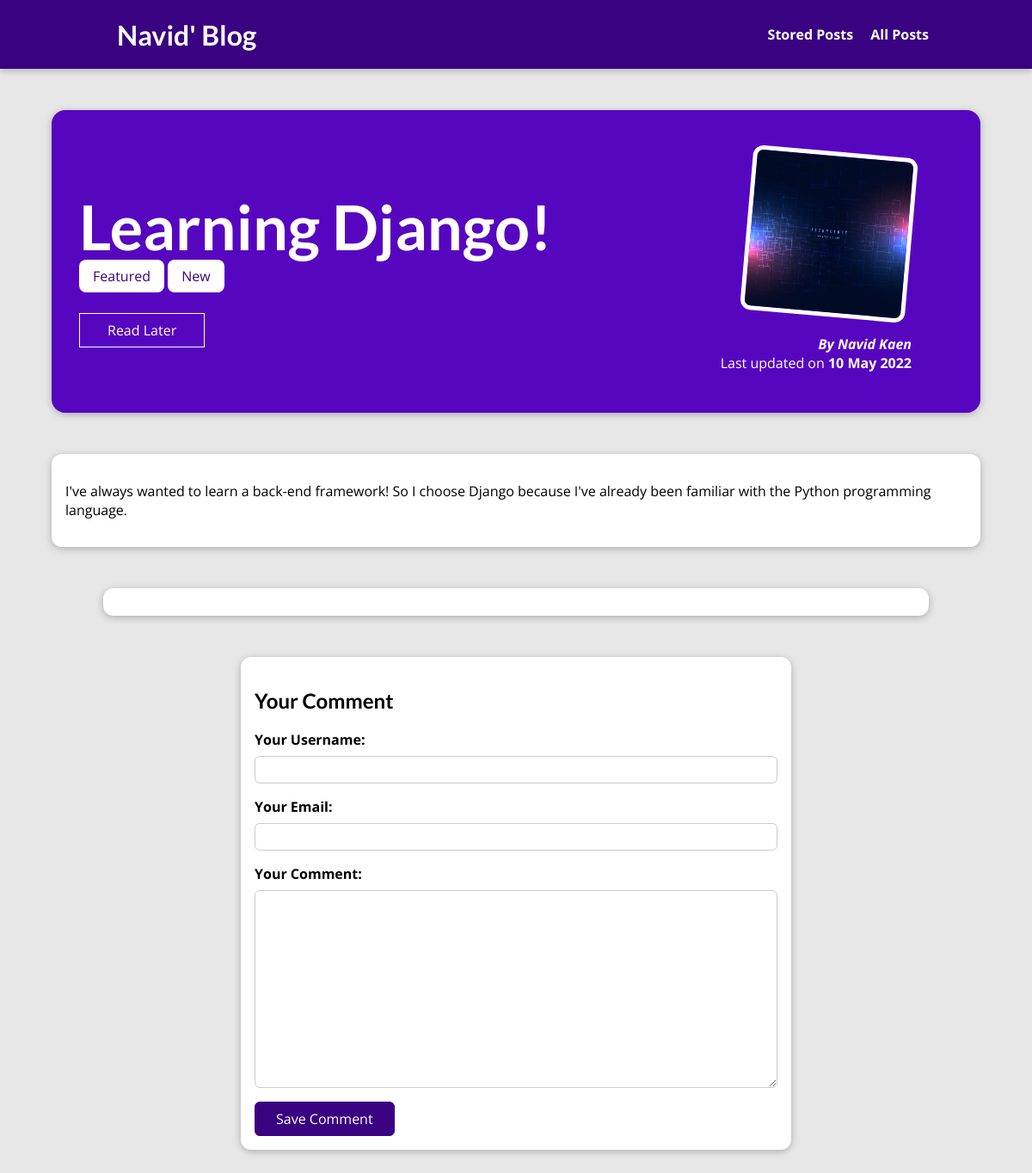
The page /posts/learning-django on the database as committed earlier.
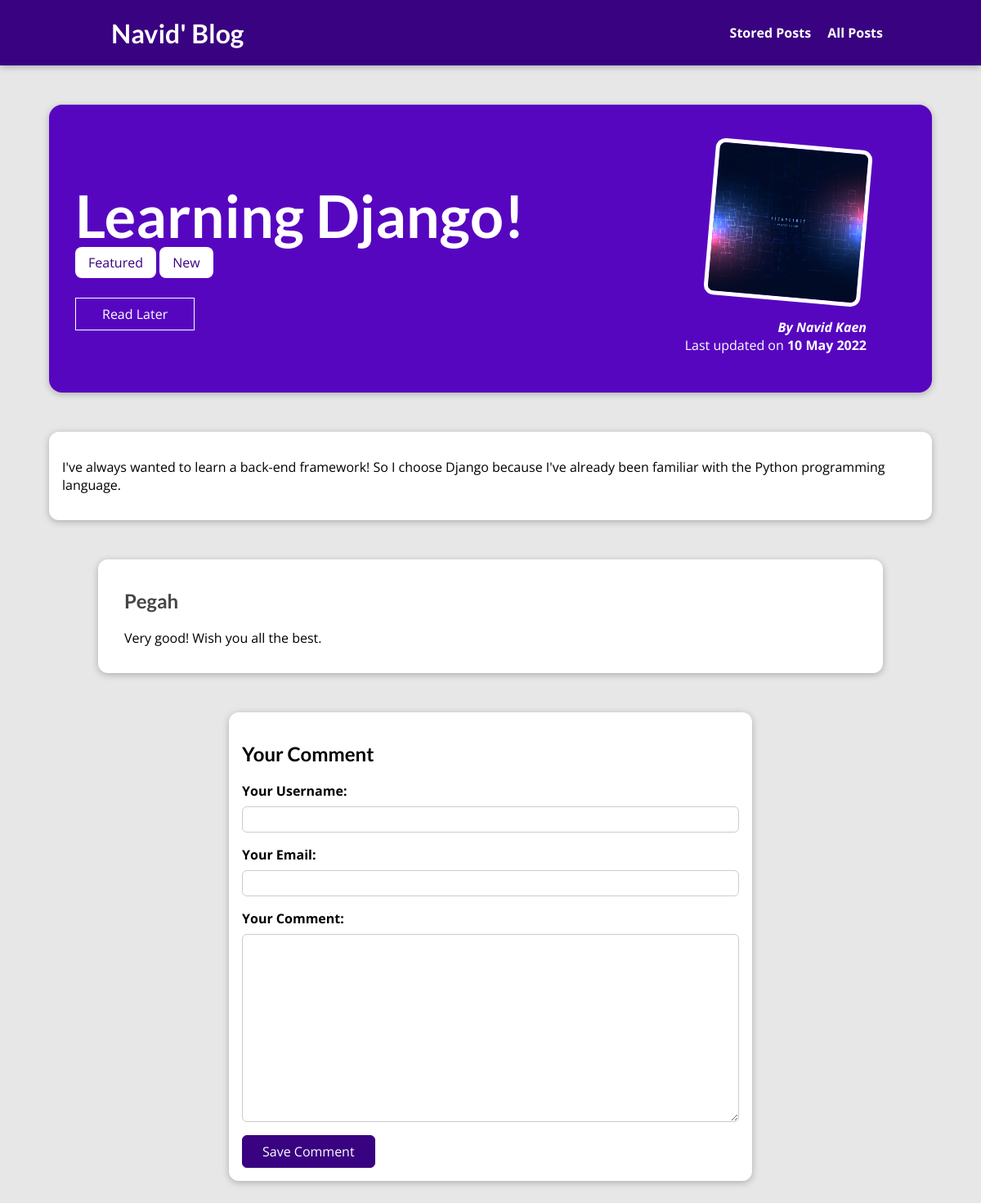
The same page on the database as committed later.
### blog/models.py (models this page shows, shortened)
class Post(models.Model):
    title = models.CharField(max_length=150)
    excerpt = models.CharField(max_length=250)
    image = models.ImageField(upload_to="posts", null=True)
    date = models.DateField(auto_now=True)
    slug = models.SlugField(unique=True, db_index=True)
    content = models.TextField(validators=[MinLengthValidator(10)])
    author = models.ForeignKey(
        Author, on_delete=models.SET_NULL, null=True, related_name="posts")
    tag = models.ManyToManyField(Tag)

class Tag(models.Model):
    caption = models.CharField(max_length=80)

class Author(models.Model):
    first_name = models.CharField(max_length=100)
    last_name = models.CharField(max_length=100)
    email_address = models.EmailField()
    def full_name(self):
        return f"{self.first_name} {self.last_name}"
    def __str__(self):
        return self.full_name()

class Comment(models.Model):
    username = models.CharField(max_length=120)
    user_email = models.EmailField()
    text = models.TextField(max_length=400)
    post = models.ForeignKey(
        Post, on_delete=models.CASCADE, related_name="comments")

### blog/views.py (the view, shortened to what this page needs)
# urls.py: path("posts/<slug:slug>", views.PostDetailView.as_view(),
class PostDetailView(View):
    def is_stored_post(self, request, post_id):
        stored_post = request.session.get("stored_posts")
        if stored_post is not None:
            is_saved_for_later = post_id in stored_post
        else:
            is_saved_for_later = False
        return is_saved_for_later
    def get(self, request, slug):
        post = Post.objects.get(slug=slug)
        context = {
            "post": post,
            "post_tags": post.tag.all(),
            "comment_form": CommentForm(),
            "comments": post.comments.all().order_by("-id"),
            "is_saved_for_later": self.is_stored_post(request, post.id)
        }
        return render(request, "blog/post-detail.html", context)

### blog/forms.py
class CommentForm(forms.ModelForm):
    class Meta:
        model = Comment
        exclude = ["post"]
        labels = {
            "username" : "Your Username",
            "user_email": "Your Email",
            "text": "Your Comment"
        }

### blog/templates/blog/post-detail.html (shortened to what this page needs)
{% extends "base.html" %}
{% load static %}
{% block css_files %}
    <link rel="stylesheet" href="{% static "blog/post-detail.css" %}" />
{% endblock %}
{% block content%}
    <section id="summary">
        <h2>{{ post.title }}</h2>
        <div>
            {% for tag in post_tags %}
                <span class="tag">{{ tag.caption }}</span>
            {% endfor %}
        </div>
        <form action="{% url "read-later" %}" method="POST">
            <div id="read-later">
                <button>
                    {% if is_saved_for_later %}
                        Remove!
                    {% else %}
                        Read Later
                    {% endif %}
                </button>
            </div>
        </form>
        <article>
            <img src="{{ post.image.url }}" />
            <address>By <a href="mailto:{{ post.author.email_address}}">{{ post.author }}</a></address>
            <div>Last updated on <time>{{ post.date|date:"d M Y" }}</time></div>
        </article>
    </section>
    <main>
        {{ post.content|linebreaks }}
    </main>
    <section id="comments">
        <ul>
            {% for comment in comments %}
                <li>
                    <h2>{{ comment.username }}</h2>
                    <p>{{ comment.text }}</p>
                </li>
            {% endfor %}
        </ul>
    </section>
    <section id="comment-form">
        <h2>Your Comment</h2>
        <form action="{% url "specific-post" post.slug %}" method="POST">
            {% for form_field in comment_form %}
                <div class="form-control {% if form_field.errors %} invalid {% endif %}">
                    {{ form_field.label_tag }}
                    {{ form_field }}
                </div>
            {% endfor %}
            <button>Save Comment</button>
        </form>
    </section>
{% endblock %}

### templates/base.html (shortened to what this page needs)
{% load static %}
<!DOCTYPE html>
<html lang="en">
<head>
    <link rel="stylesheet" href="{% static "app.css" %}" />
    {% block css_files %}{% endblock %}
</head>
<body>
    <header id="main-navigation">
        <h1><a href="{% url "starting-page" %}">Navid' Blog</a></h1>
        <nav>
            <a href="{% url "read-later" %}">Stored Posts</a>
            <a href="{% url "posts-page" %}">All Posts</a>
        </nav>
    </header>
    {% block content %}
    {% endblock %}
</body>
</html>

### static/app.css (style rules this page uses)
* { box-sizing: border-box; }
html { font-family: 'Open Sans', 'Lato', sans-serif; }
body { margin: 0; }
h1, h2, h3 { font-family: 'Lato', sans-serif; font-weight: bold; }
#main-navigation { width: 100%; height: 5rem; display: flex; justify-content: space-between; align-items: center; padding: 0 10%; position: absolute; top: 0; left: 0; }
#main-navigation a { text-decoration: none; color: white; font-weight: bold; margin-left: 1rem; }

### blog/static/blog/post-detail.css (style rules this page uses)
body { background-color: #e7e7e7; }
#main-navigation { background-color: #390281; box-shadow: 0 2px 8px rgba(0, 0, 0, 0.25); }
#summary { margin: 8rem auto 3rem auto; padding: 2rem; width: 90%; max-width: 90rem; border-radius: 16px; background-color: #5706c0; position: relative; box-shadow: 0 2px 8px rgba(0, 0, 0, 0.25); height: 22rem; }
#summary h2 { color: white; font-size: 4.5rem; margin-bottom: 0.25rem; }
#summary article { position: absolute; top: 2rem; right: 3rem; padding: 1rem 2rem; border-radius: 12px; text-align: right; color: white; }
#summary article img { width: 12rem; height: 12rem; border-radius: 12px; transform: rotateZ(5deg); border: 5px solid white; margin-bottom: 1rem; }
#summary address { font-weight: bold; }
#summary a { color: white; text-decoration: none; }
#summary time { font-weight: bold; }
main { width: 90%; max-width: 90rem; margin: 3rem auto; background-color: white; padding: 1rem; border-radius: 12px; box-shadow: 0 2px 8px rgba(0, 0, 0, 0.25); }
.tag { background-color: white; color: #390281; padding: 0.5rem 1rem; border-radius: 8px; }
#comment-form { margin: 3rem auto; width: 90%; max-width: 40rem; border-radius: 12px; background-color: white; box-shadow: 0 2px 8px rgba(0, 0, 0, 0.25); padding: 1rem; }
#comment-form button { font: inherit; background-color: #390281; color: white; border: 1px solid #390281; padding: 0.5rem 1.5rem; border-radius: 6px; cursor: pointer; }
.form-control { margin-bottom: 1rem; }
.form-control label { font-weight: bold; margin-bottom: 0.5rem; display: block; }
.form-control input, .form-control textarea { display: block; width: 100%; font: inherit; padding: 0.25rem; border-radius: 6px; border: 1px solid #ccc; }
#comments { margin: 3rem auto; width: 90%; max-width: 60rem; border-radius: 12px; background-color: white; box-shadow: 0 2px 8px rgba(0, 0, 0, 0.25); padding: 1rem 2rem; }
#comments ul { list-style: none; margin: 0; padding: 0; }
#comments li { margin-bottom: 1rem; border-bottom: 2px solid #ccc; }
#comments li:last-of-type { border-bottom: none; }
#comments h2 { color: #464646 }
#read-later { margin: 2rem 0; }
#read-later button { background-color: transparent; border: 1px solid white; padding: 0.5rem 2rem; font: inherit; color: white; cursor: pointer; }

Rows that differ between the two databases and show on the page:
added Comment: username "Pegah", text "Very good! Wish you all the best."
